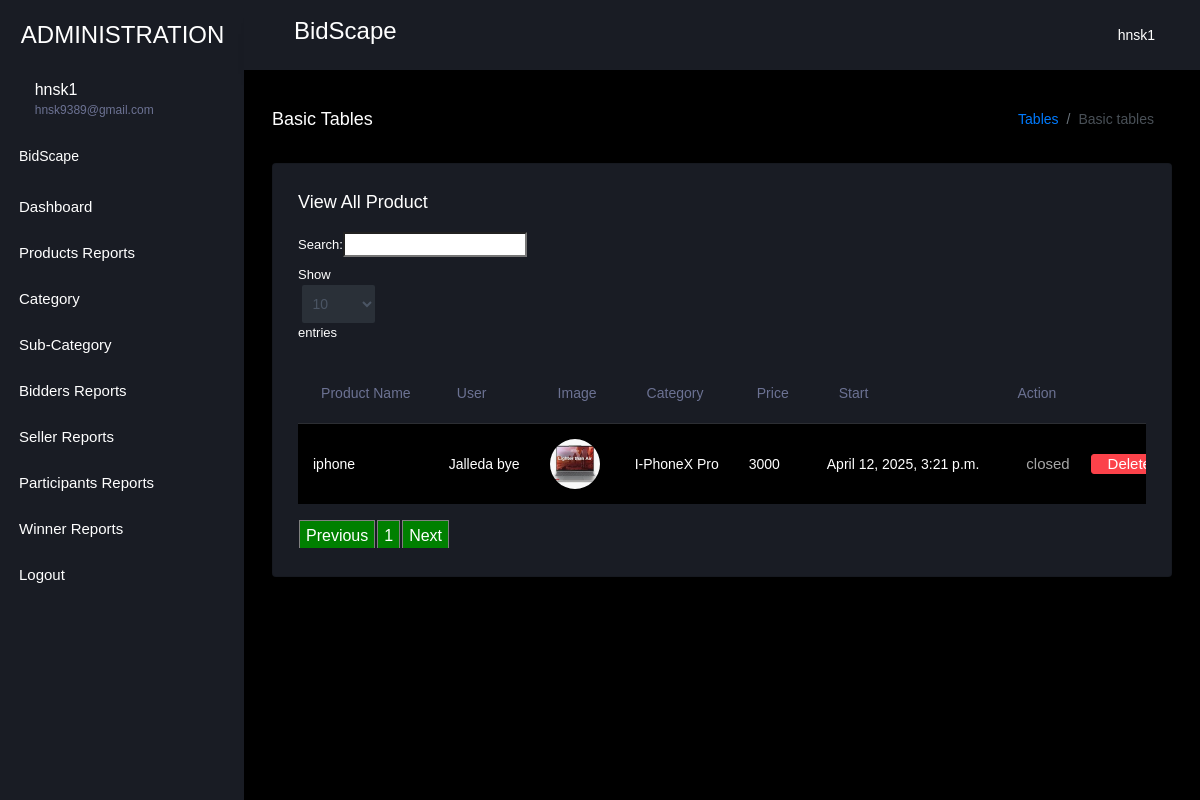
The page /admin_view_product (signed in) on the database its author committed.
### bid_app/models.py (models this page shows, shortened)
class Product(models.Model):
    status  = models.CharField(max_length=100,null=True, default='pending')
    bid_type  = models.CharField(max_length=100,null=True)
    payment_status  = models.CharField(max_length=100,null=True,default='pending')
    winner  = models.ForeignKey(User, on_delete=models.CASCADE, null=True, blank=True, related_name='winner')
    user  = models.ForeignKey(User, on_delete=models.CASCADE, null=True, blank=True, related_name='seller')
    name = models.CharField(max_length=100,null=True)
    min_price = models.IntegerField(null=True)
    final_price = models.IntegerField(null=True)
    interval_price = models.IntegerField(null=True)
    images = models.FileField(null=True)
    session = models.DateTimeField(null=True, blank=True)
    endsession = models.DateTimeField(null=True, blank=True, auto_now_add=True)
    category = models.ForeignKey(Sub_Category,on_delete=models.CASCADE,null=True)
    parameter = models.TextField(null=True, default="{}")
    description = models.TextField(null=True, blank=True)
    comment = models.TextField(null=True, blank=True)
    created = models.DateField(auto_now_add=True, null=True, blank=True)

class Sub_Category(models.Model):
    category = models.ForeignKey(Category,on_delete=models.CASCADE,null=True)
    name = models.CharField(max_length=100,null=True)

### bid_app/views.py (the view)
# urls.py: path('admin_view_product', Admin_product, name="admin_view_product"),
def Admin_product(request):
    if not request.user.is_authenticated:
        return redirect('loginadmin')
    product = Product.objects.filter()
    d ={'pro':product}
    return render(request,'administration/admin_view_product.html',d)

### bid_app/templates/administration/admin_view_product.html (shortened to what this page needs)
{% extends 'administration/index.html' %}
{% load static %}
{% block body %}
<link rel = stylesheet href="https://cdn.datatables.net/1.10.23/css/dataTables.bootstrap.min.css">
<div class="main-panel">
    <div class="content-wrapper">
      <div class="page-header">
        <h3 class="page-title"> Basic Tables </h3>
        <nav aria-label="breadcrumb">
          <ol class="breadcrumb">
            <li class="breadcrumb-item"><a href="#">Tables</a></li>
            <li class="breadcrumb-item active" aria-current="page">Basic tables</li>
          </ol>
        </nav>
      </div>
      <div class="row">
        <div class="col-lg-12 grid-margin stretch-card">
          <div class="card">
            <div class="card-body">
              <h4 class="card-title">View All Product</h4>
              <div class="table-responsive">
                <table class="table table-striped" id="example">
                  <thead>
                    <tr>
                        <th>Product Name</th>
                        <th>User</th>
                        <th>Image</th>
                          <th> Category</th>
                        <th>Price</th>
                           <th> Start</th>
                        <th>Action</th>
                      </tr>
                      </thead>
                       <tbody>
                        {% for i in pro %}
                      <tr>
                        <td>{{i.name}}</td>
                        <td>{% if i.user.is_staff %}{{i.user.username}}{% endif %}{{i.user.first_name}} {{i.user.last_name}}</td>
                        <td><img src="{{i.images.url}}" style="width:50px;height:50px"></td>
                          <td>{{i.category.name}}</td>
                          <td>{{i.min_price}}</td>
                          <td>{{i.session}}</td>
                        <td><a href="{% if i.status == "pending" %}/change_status/{{i.id}}{% else %}#{% endif %}" ><button {% if i.status == "pending" %}class="btn btn-primary"{% else %}class="btn btn-default" disabled{% endif %}>{{i.status}}</button></a>
                        <a href="{% url 'delete_product' i.id %}" onclick="return confirm('Are you sure?')"><button class="btn btn-danger">Delete</button></a>
                        <a href="{% url 'admin_product_detail' i.id %}"><button class="btn btn-info">Detail</button></a></td>
                      </tr>
                        {% empty %}
                    <tr>
                      <td>Data Not Found</td>
                    </tr>
                        {% endfor %}
                        </tbody>
                </table>
              </div>
            </div>
          </div>
        </div>
      </div>
    </div>
{% endblock %}

### bid_app/templates/administration/index.html (shortened to what this page needs)
<!DOCTYPE html>
{% load static %}
<html lang="en">
  <head>
    <link rel="stylesheet" href="{% static 'administration/assets/vendors/mdi/css/materialdesignicons.min.css' %}">
    <link rel="stylesheet" href="{% static 'administration/assets/vendors/css/vendor.bundle.base.css' %}">
    <link rel="stylesheet" href="{% static 'administration/assets/vendors/jvectormap/jquery-jvectormap.css' %}">
    <link rel="stylesheet" href="{% static 'administration/assets/vendors/flag-icon-css/css/flag-icon.min.css' %}">
    <link rel="stylesheet" href="{% static 'administration/assets/vendors/owl-carousel-2/owl.carousel.min.css' %}">
    <link rel="stylesheet" href="{% static 'administration/assets/vendors/owl-carousel-2/owl.theme.default.min.css' %}">
    <link rel="stylesheet" href="{% static 'administration/assets/css/style.css' %}">
  </head>
  <body>
    <div class="container-scroller">
      <nav class="sidebar sidebar-offcanvas" id="sidebar">
        <div class="sidebar-brand-wrapper d-none d-lg-flex align-items-center justify-content-center fixed-top">
          <a class="sidebar-brand brand-logo" href="#" style="color:white">ADMINISTRATION</a>
        </div>
        <ul class="nav">
          <li class="nav-item profile">
            <div class="profile-desc">
              <div class="profile-pic">
                <div class="profile-name">
                  <h5 class="mb-0 font-weight-normal">{{request.user.username}}</h5>
                  <span>{{request.user.email}}</span>
                </div>
              </div>
              <a href="#" id="profile-dropdown" data-toggle="dropdown"><i class="mdi mdi-dots-vertical"></i></a>
            </div>
          </li>
          <li class="nav-item nav-category">
            <span class="nav-link" style="color:white;">BidScape</span>
          </li>
          <li class="nav-item menu-items">
            <a class="nav-link" href="/admin-home">
              <span class="menu-title" style="color:white;">Dashboard</span>
            </a>
          </li>
          <li class="nav-item menu-items">
            <a class="nav-link" href="/admin_view_product">
              <span class="menu-title"style="color:white;">Products Reports</span>
            </a>
          </li>
          <li class="nav-item menu-items">
            <a class="nav-link" data-toggle="collapse" href="#ui-basic-1" aria-expanded="false" aria-controls="ui-basic">
              <span class="menu-title" style="color:white;">Category</span>
              <i class="menu-arrow"></i>
            </a>
          </li>
          <li class="nav-item menu-items">
            <a class="nav-link" data-toggle="collapse" href="#ui-basic-2" aria-expanded="false" aria-controls="ui-basic">
              <span class="menu-title" style="color:white;">Sub-Category</span>
              <i class="menu-arrow"></i>
            </a>
          </li>
          <li class="nav-item menu-items">
            <a class="nav-link" href="/view_buyer_user">
              <span class="menu-title" style="color:white;">Bidders Reports</span>
            </a>
          </li>
          <li class="nav-item menu-items">
            <a class="nav-link" href="/view_seller_user">
              <span class="menu-title" style="color:white;">Seller Reports</span>
            </a>
          </li>
          <li class="nav-item menu-items">
            <a class="nav-link" href="/view_participants">
              <span class="menu-title" style="color:white;">Participants Reports</span>
            </a>
          </li>
          <li class="nav-item menu-items">
            <a class="nav-link" href="/view_winner">
              <span class="menu-title" style="color:white;">Winner Reports</span>
            </a>
          </li>
          <li class="nav-item menu-items">
            <a class="nav-link" href="/logout">
              <span class="menu-title" style="color:white;">Logout</span>
            </a>
          </li>
        </ul>
      </nav>
      <div class="container-fluid page-body-wrapper">
        <nav class="navbar p-0 fixed-top d-flex flex-row">
          <div class="navbar-menu-wrapper flex-grow d-flex align-items-stretch">
            <button class="navbar-toggler navbar-toggler align-self-center" type="button" data-toggle="minimize">
              <span class="mdi mdi-menu"></span>
            </button>
            <ul class="navbar-nav w-100">
              <li class="nav-item w-100">
                <h3>BidScape</h3>
              </li>
            </ul>
            <ul class="navbar-nav navbar-nav-right">
              <li class="nav-item dropdown">
                <a class="nav-link" id="profileDropdown" href="#" data-toggle="dropdown">
                  <div class="navbar-profile">
                    <p class="mb-0 d-none d-sm-block navbar-profile-name">{{request.user.username}}</p>
                    <i class="mdi mdi-menu-down d-none d-sm-block"></i>
                  </div>
                </a>
              </li>
            </ul>
          </div>
        </nav>
        {% block body %}{% endblock %}
          <footer class="footer">
          </footer>
        </div>
      </div>
    </div>
  </body>
</html>

### rows shown on the page
Product: name "iphone", user.first_name "Jalleda", user.last_name "bye", images (picture), category.name "I-PhoneX Pro", min_price "3000", session "April 12, 2025, 3:21 p.m.", status "closed"

### other values the page prints
{{ request.user.username }} "hnsk1"
{{ request.user.email }} "hnsk9389@gmail.com"
